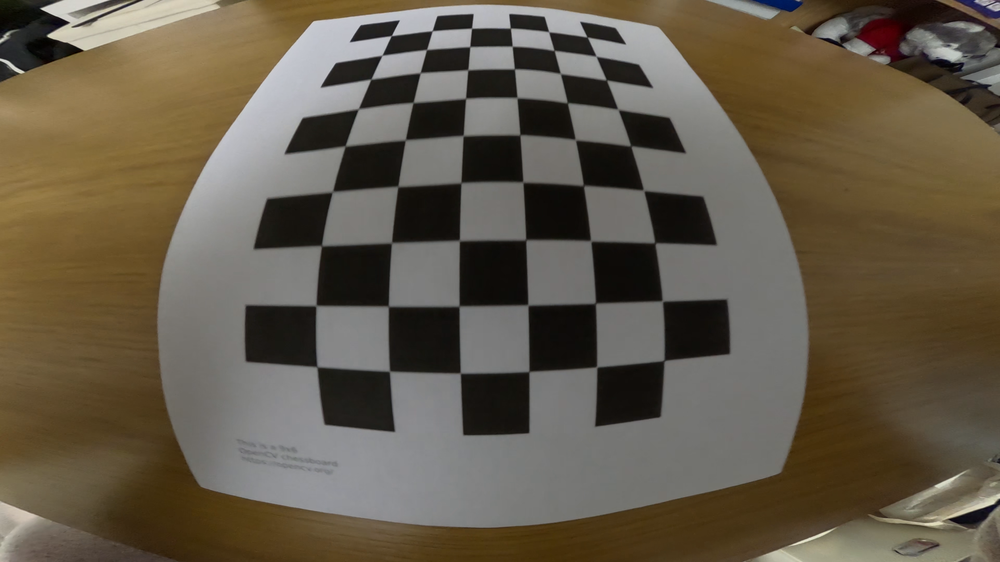
#> input picture calib_imgs/calib_2_0002.png, 1000 x 562 px, shrunk from 3840 x 2160 before the run; its folder holds only this picture in this run
$ jupyter execute --allow-errors calib_gopro_fisheye.ipynb   (older library calls are emulated)
#> lines starting #> are read from the running program, lines starting #| are printed output that depends on the picture; after the words box and inside, x2 and y2 are one past the last pixel; in counts of white or black regions, pixels touching at a corner belong together; long printed decimals are rounded
[cell 1]
import cv2
import numpy as np
import os
import glob
import matplotlib.pyplot as plt

CHECKERBOARD = (6,9)

subpix_criteria = (cv2.TERM_CRITERIA_EPS+cv2.TERM_CRITERIA_MAX_ITER, 30, 0.001)
calibration_flags = cv2.fisheye.CALIB_RECOMPUTE_EXTRINSIC+cv2.fisheye.CALIB_FIX_SKEW

objp = np.zeros((1, CHECKERBOARD[0]*CHECKERBOARD[1], 3), np.float32)
objp[0,:,:2] = np.mgrid[0:CHECKERBOARD[0], 0:CHECKERBOARD[1]].T.reshape(-1, 2)

_img_shape = None
objpoints = [] # 3d point in real world space
imgpoints = [] # 2d points in image plane.

# TODO: 15個に制限しているので、全ての画像(or都合のいい画像のみ)を使うようにする?
images = glob.glob('calib_imgs/*.png')[:15]

for fname in images:
    img = cv2.imread(fname)
#> img is the input picture: shape (562, 1000, 3); mean B, G, R 74.3, 90.3, 99.9
    if _img_shape == None:
        _img_shape = img.shape[:2]
    else:
        assert _img_shape == img.shape[:2], "All images must share the same size."
    gray = cv2.cvtColor(img,cv2.COLOR_BGR2GRAY)
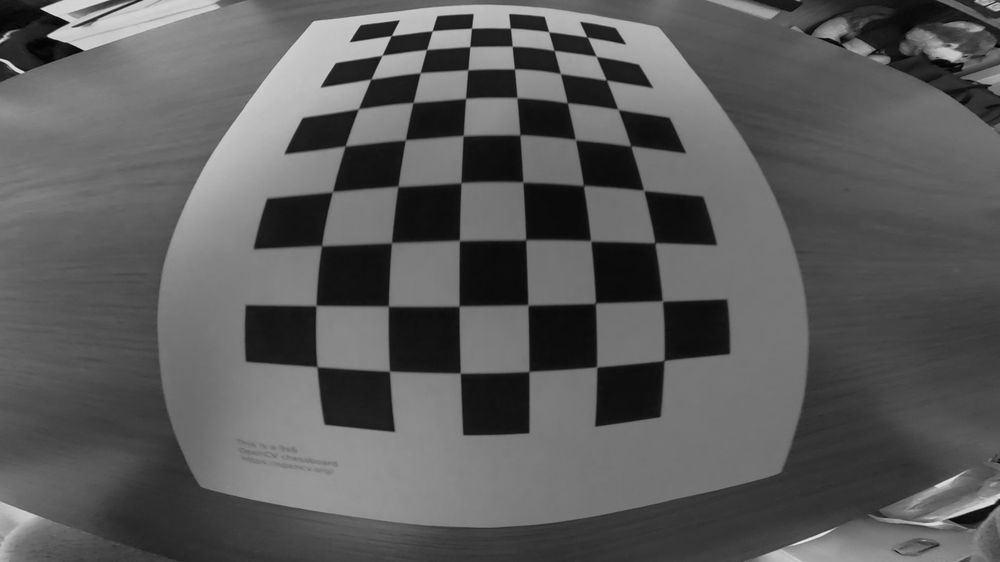
#> gray: shape (562, 1000); min 1, max 233, mean 91.4
    # Find the chess board corners
    ret, corners = cv2.findChessboardCorners(gray, CHECKERBOARD, cv2.CALIB_CB_ADAPTIVE_THRESH+cv2.CALIB_CB_FAST_CHECK+cv2.CALIB_CB_NORMALIZE_IMAGE)
#> ret = True; corners = 54 rows, first 8: [391.3, 35.57], [432.1, 30.75], [471.5, 28.19], [510.3, 28.17], [548.7, 31.67], [587, 36.94], [381.9, 55.27], [426.5, 49.52]
    # If found, add object points, image points (after refining them)
    if ret:
        print(f"chessboard found in {fname}")
        objpoints.append(objp)
        cv2.cornerSubPix(gray,corners,(3,3),(-1,-1),subpix_criteria)
        imgpoints.append(corners)
        img = cv2.drawChessboardCorners(img, CHECKERBOARD, corners, ret)
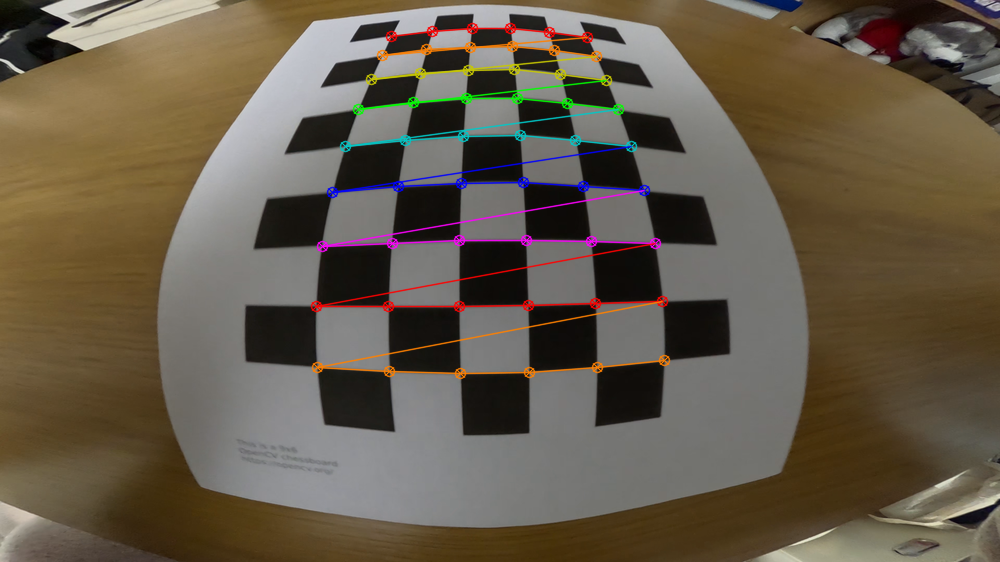
#> img: shape (562, 1000, 3); 3.15% of pixels changed, all inside (x1, y1, x2, y2) = (310, 22, 671, 380)
        plt.imshow(cv2.cvtColor(img, cv2.COLOR_BGR2RGB))
        plt.show()
    else:
        print(f"chessboard not found in {fname}")

N_OK = len(objpoints)
K = np.zeros((3, 3))
D = np.zeros((4, 1))
rvecs = [np.zeros((1, 1, 3), dtype=np.float64) for i in range(N_OK)]
tvecs = [np.zeros((1, 1, 3), dtype=np.float64) for i in range(N_OK)]
#> (the rest of this cell did not finish here and is left out)

[cell 2]
def undistort(img_path, num):
#> called with img_path = 'calib_imgs/calib_2_0002.png', num = 0
    img = cv2.imread(img_path)
    h,w = img.shape[:2]
#> h = 562; w = 1000
    map1, map2 = cv2.fisheye.initUndistortRectifyMap(K, D, np.eye(3), K, DIM, cv2.CV_32FC1)
    undistorted_img = cv2.remap(img, map1, map2, interpolation=cv2.INTER_LINEAR, borderMode=cv2.BORDER_CONSTANT)
    #crop
    x,y,w,h = roi
    dst = dst[y:y+h, x:x+w]
    cv2.imwrite("undistorted/" + str(num) + ".jpg", undistorted_img)
    plt.imshow(cv2.cvtColor(undistorted_img, cv2.COLOR_BGR2RGB))
    plt.show()

#> (a cell that did not finish here is left out)

[cell 4]
mean_error = 0
for i in range(len(objpoints)):
    imgpoints2, _ = cv2.fisheye.projectPoints(objpoints[i], rvecs[i], tvecs[i], K, D)
    #print(imgpoints2.shape)
    #print(imgpoints[i].shape)
    imgpoints2 = imgpoints2.reshape(54, 1, 2)
    #print(imgpoints2.shape)
    error = cv2.norm(imgpoints[i], imgpoints2, cv2.NORM_L2)/len(imgpoints2)
    mean_error += error
#> this loop made 1 pass
#> (error, mean_error) on pass 1: (73.32, 73.32)
#> after the loop, mean_error = 73.32
print("reprojection error: {}".format(mean_error/len(objpoints)))
#| reprojection error: 73.322
